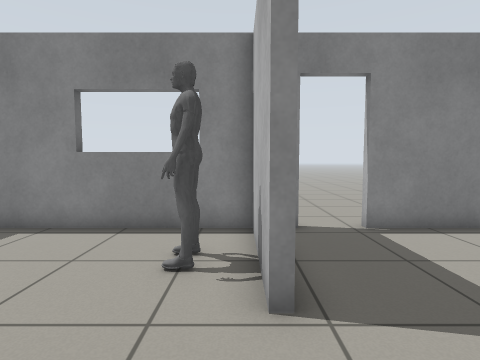
view 1 (above)

13 first-person views from a walk through a robot-simulator world made for Gazebo. The camera is 0.9 m above the floor, tilts 4° down and sees 80° across. The floor is counted in squares, 0.5 m on a side. Each view is taken from the middle of a square. On the plan, view 1 faces up. The plan holds only what a view shows up to about 16 squares ahead; the rest is blank. Simple patterns stand in for the simulator's built-in surfaces. Simple shapes stand in for some stock models.

view 2
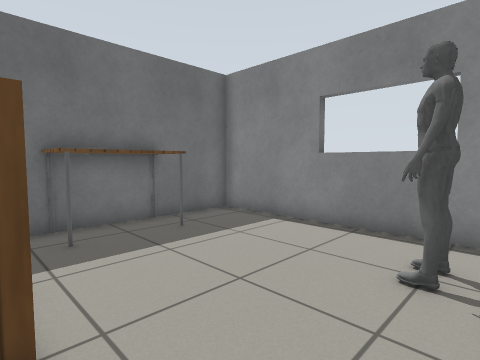

view 3
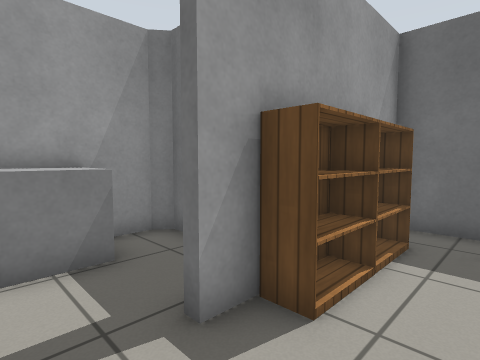

view 4
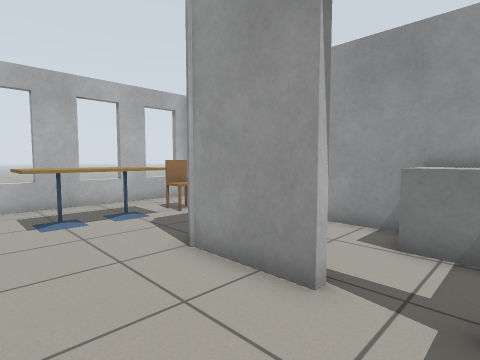

view 5
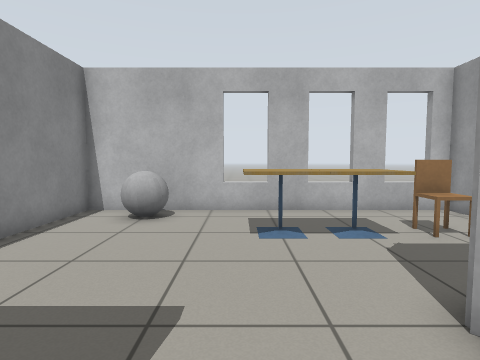

view 6
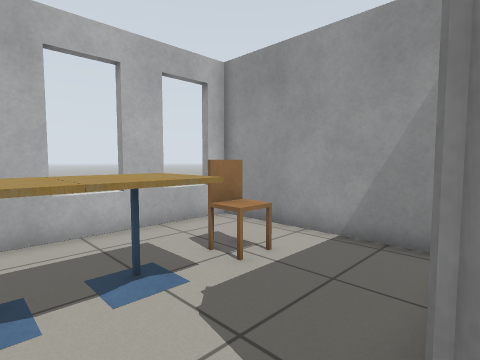

view 7
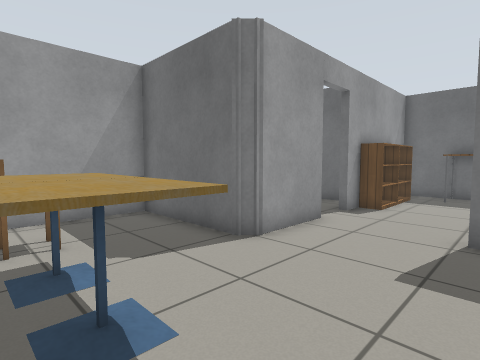

view 8
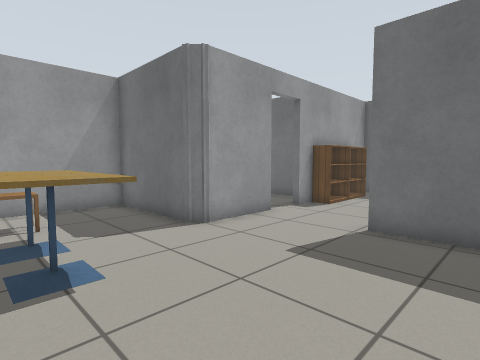

view 9
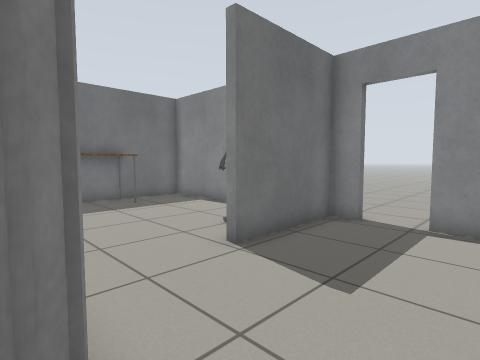

view 10
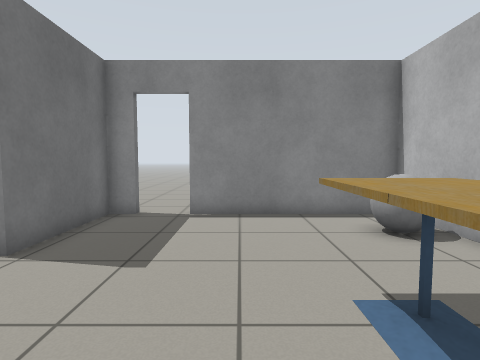

view 11
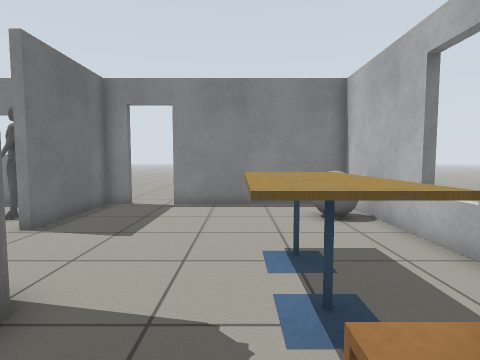

view 12
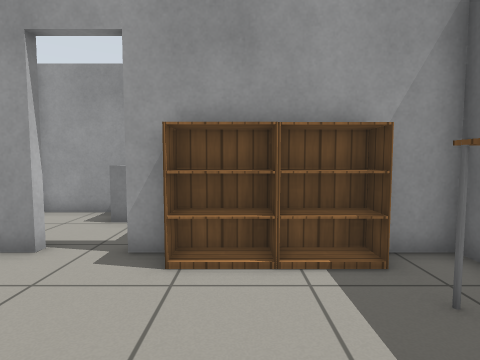

view 13
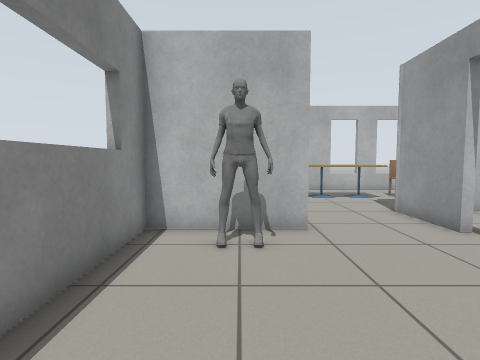

### Floor plan
Ten units are one square. View 1 is at (0, 0); x grows to the right and y downward. Boxes are objects, and circles mark ways between rooms. Rooms are numbered by the first view taken in them; rooms with no view inside come last. Other rooms are left out.
<svg viewBox="-90 -85 197 145">
<path fill="none" stroke="#000" d="M-82 -16 -82 4 -17 4M6 -32 3 -32 3 -75 -82 -75 -82 -44M0 4 29 4 33 8 33 55 102 54 102 -75 32 -75M6 -75 6 -32M-40 18 -40 44 -35 48 28 48"/>
<rect x="-85" y="-45" width="20" height="30" fill="#bbb"><title>table</title></rect>
<rect x="-65" y="-5" width="20" height="10" fill="#bbb"><title>bookshelf</title></rect>
<rect x="-45" y="-5" width="20" height="10" fill="#bbb"><title>bookshelf</title></rect>
<rect x="-15" y="-55" width="10" height="10" fill="#bbb"><title>other object</title></rect>
<rect x="55" y="-5" width="30" height="20" fill="#bbb"><title>cafe table</title></rect>
<rect x="55" y="-25" width="30" height="20" fill="#bbb"><title>cafe table</title></rect>
<rect x="65" y="25" width="10" height="10" fill="#bbb"><title>chair</title></rect>
<rect x="85" y="-55" width="10" height="10" fill="#bbb"><title>grey ball</title></rect>
<rect x="-25" y="25" width="20" height="20" fill="#bbb"><title>grey box</title></rect>
<circle cx="10" cy="-15" r="3" fill="#2a7"/>
<circle cx="-7" cy="7" r="3" fill="#2a7"/>
<text x="-40" y="-30">1</text>
<text x="60" y="-10">2</text>
<text x="-10" y="30">3</text>
</svg>
Room 1 opens to room 2. Room 1 opens to room 3.

Where each view was taken, in squares from view 1:
view 1: 0 up, 0 right, facing up
view 2: 0 up, 0 right, facing up-left
view 3: 2 up, 0 right, facing down-left
view 4: 3 up, 2 left, facing down-right
view 5: 2 up, 0 right, facing right
view 6: 1 up, 3 right, facing down-right
view 7: 4 up, 8 right, facing down-left
view 8: 6 up, 8 right, facing down-left
view 9: 1 down, 5 right, facing up-left
view 10: 2 down, 5 right, facing up
view 11: 4 down, 6 right, facing up
view 12: 5 up, 4 left, facing down
view 13: 5 up, 7 left, facing right
